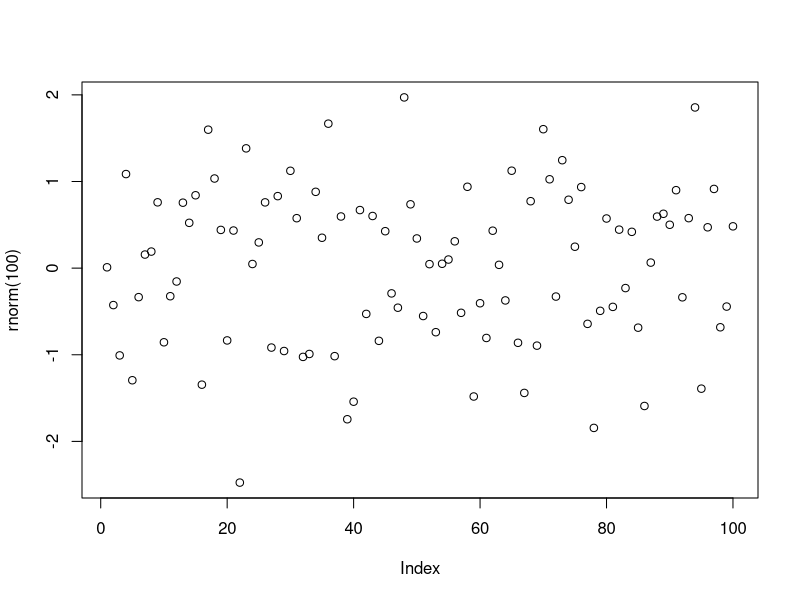
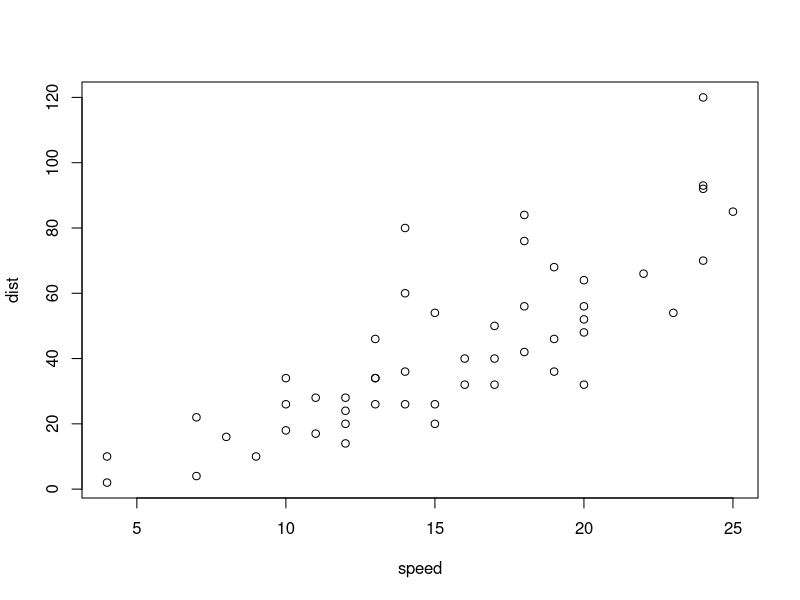
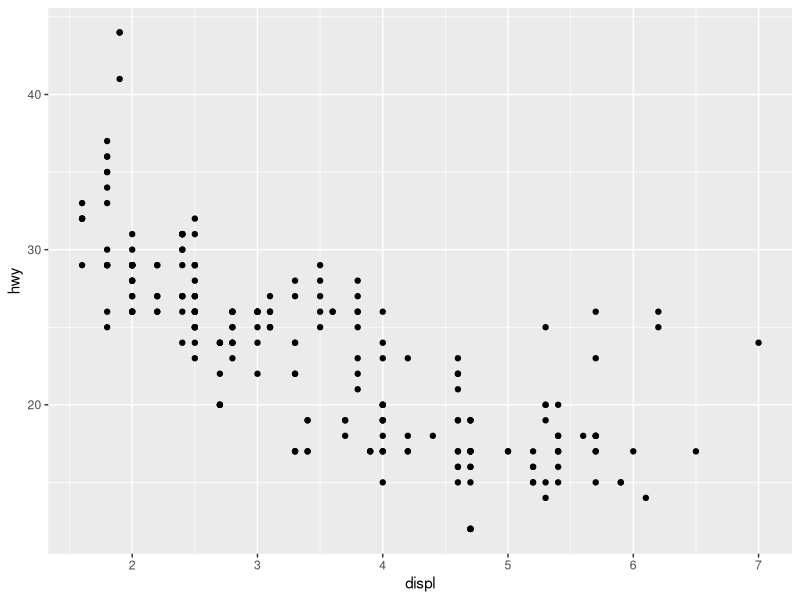
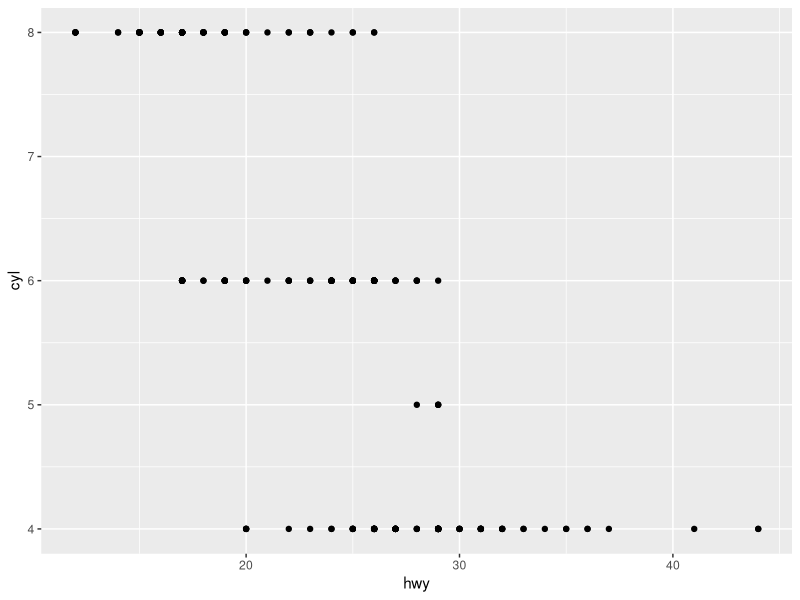
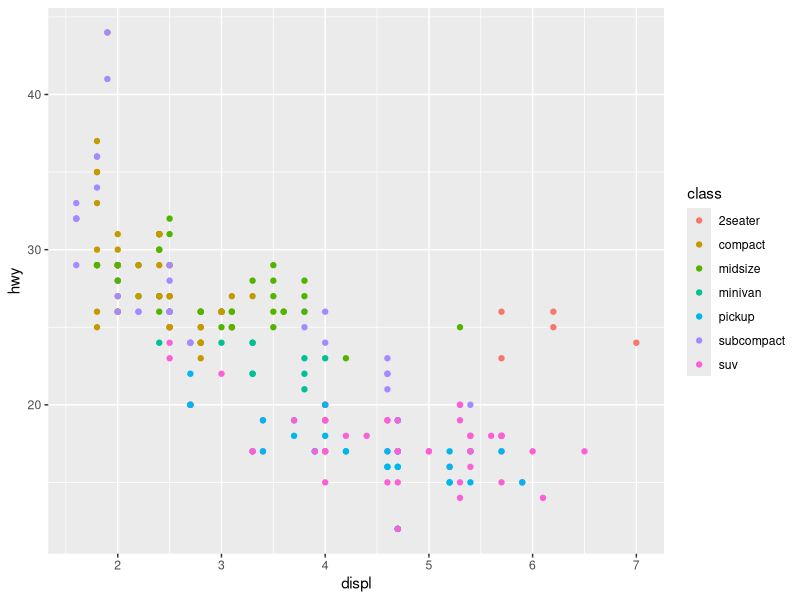
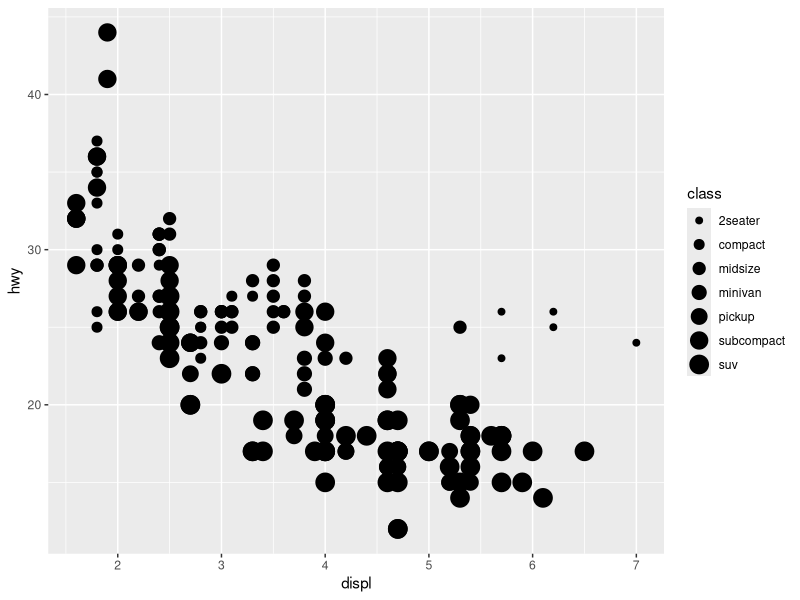
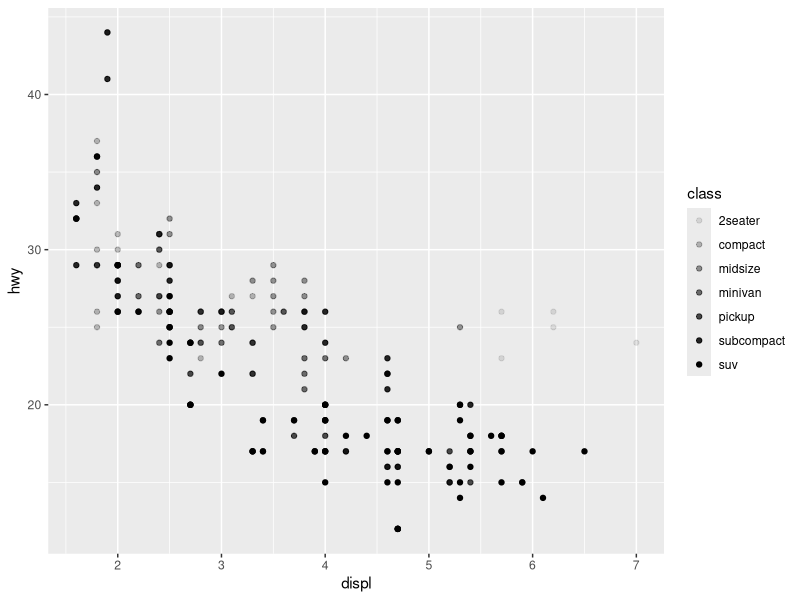
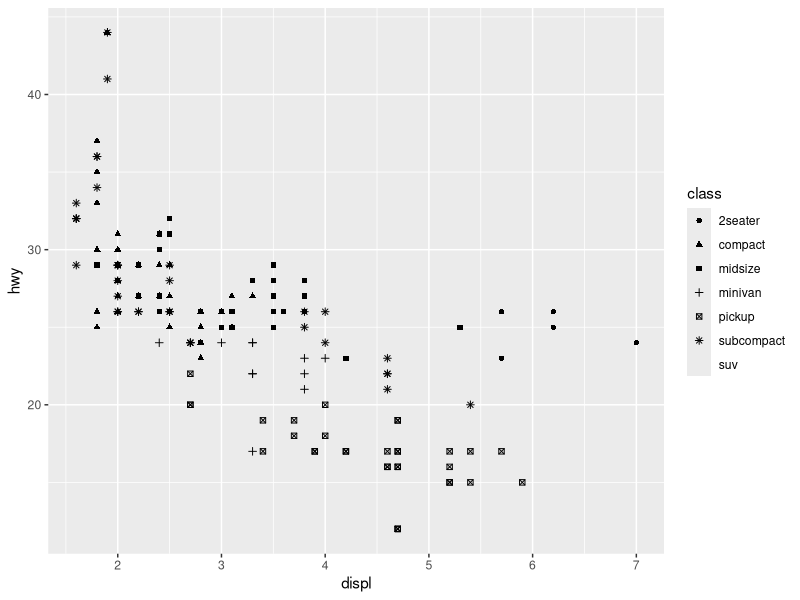

The R script that drew these images, in order:
## ---- chunk 1
plot(rnorm(100))
## ---- chunk 2
plot(cars)
## ---- chunk 3
# Data Visualization
# ggplot2 "grammar of graphics"
#libraries need to be reloaded for every new session
library(tidyverse)
## ---- chunk 4
# 3.2 
# do cars with large engines use more fuel than cars with small engines?
# what does the relationship between engine size and fuel efficiency look like?
# use mpg: a data frame containing observations collected by USEPA on cars
mpg
## ---- chunk 5
# plot of the mpg data using ggplot2
# displ, a car's engine size, is on the x-axis
# hwy, a car's highway efficiency, on the y-axis
#geom_point() adds a 'layer' to this graph and makes it a scattor plot
ggplot(data = mpg) +
  geom_point(mapping = aes(x = displ, y = hwy))
## ---- chunk 6
ggplot(data = mpg) +
  geom_point(mapping = aes(x = hwy, y = cyl))
## ---- chunk 7
# 3.3 Aesthetic Mappings 
# adding a 3rd var to a 2D scatter by adding a visual proerty to an object in your plot
# reproduction of the above plot with class added as a color
ggplot(data = mpg) +
  geom_point(mapping = aes(x = displ, y = hwy, color = class))
## ---- chunk 8
#class is an unordered var, so it may not be optimal to map it using size
ggplot(data = mpg) +
  geom_point(mapping = aes(x = displ, y = hwy, size = class))
## ---- chunk 9
# alpha is transparency
ggplot(data = mpg) + 
  geom_point(mapping = aes(x = displ, y = hwy, alpha = class))

# shape has six shapes used
ggplot(data = mpg) + 
  geom_point(mapping = aes(x = displ, y = hwy, shape = class))
## ---- chunk 10
# the aesthetic properties may be manually set
ggplot(data = mpg) + 
  geom_point(mapping = aes(x = displ, y = hwy), color = "pink")
## ---- chunk 11
# the aesthetic properties may be manually set
#
ggplot(data = mpg) + 
  geom_point(mapping = aes(x = displ, y = hwy, size = cty))

ggplot(data = mpg) + 
  geom_point(mapping = aes(x = displ, y = hwy, color = cty))
## ---- chunk 12
# 3.5 Facets
# another method for multi variable data plotting
# var to facet wrap should be discrete

#example of 1 variable faceting
ggplot(data = mpg) +
  geom_point(mapping = aes(x = displ, y = hwy)) +
  facet_wrap(~class, nrow = 2)

ggplot(data = mpg) +
  geom_point(mapping = aes(x = displ, y = hwy)) +
  facet_grid(.~class)
## ---- chunk 13
# example of 2-var faceting
ggplot(data = mpg) +
  geom_point(mapping = aes(x = displ, y = hwy)) +
  facet_grid(drv~class)

ggplot(data = mpg) +
  geom_point(mapping = aes(x = displ, y = hwy)) +
  facet_grid(drv~cyl)

## ---- chunk 14
# 3.6 Geometric Objects
# a 'geom' is the geometrical object that a plot uses to represent data
ggplot(data = mpg) + 
  geom_point(mapping = aes(x = displ, y = hwy))

ggplot(data = mpg) + 
  geom_smooth(mapping = aes(x = displ, y = hwy))

# these on the same plot
#note: pass the mappings to the ggplot function to avoid duplication errors

ggplot(data = mpg, mapping = aes(x = displ, y = hwy)) + 
  geom_point() + 
  geom_smooth()
## ---- chunk 15
#different aesthetics can be displayed in different layers
ggplot(data = mpg, mapping = aes(x = displ, y = hwy)) + 
  geom_point(mapping = aes(color = class)) + 
  geom_smooth()
## ---- chunk 16
# local data arguments will override globals 
ggplot(data = mpg, mapping = aes(x = displ, y = hwy)) + 
  geom_point(mapping = aes(color = class)) + 
  geom_smooth(data = filter(mpg, class == "subcompact"), se = FALSE)
## ---- chunk 17
ggplot(data = mpg, mapping = aes(x = displ, y = hwy, color = drv)) + 
  geom_point() + 
  geom_smooth(se = FALSE)
## ---- chunk 18
ggplot(data = mpg, mapping = aes(x = displ, y = hwy)) + 
  geom_point() + 
  geom_smooth(mapping = aes(group = drv))

ggplot(data = mpg, mapping = aes(x = displ, y = hwy)) + 
  geom_point(mapping = aes(color = drv)) + 
  geom_smooth(se = FALSE)

ggplot(data = mpg, mapping = aes(x = displ, y = hwy)) + 
  geom_point(mapping = aes(color = drv)) + 
  geom_smooth(mapping = aes(linetype = drv), se = FALSE)
## ---- chunk 19
# Statistical Transforms
#bar charts, histograms, frequency polygons bin and count data
#smoothers fit a model to your data, plot predictions come from this model 
# box plots compute a summary of the distribution of the data

#stat_plot can be used instead of geom_bar here
ggplot(data = diamonds) +
  geom_bar(mapping = aes(x = cut))
## ---- chunk 20
# use geom_bar to override the default stat
demo <- tribble(
  ~cut,         ~freq,
  "Fair",       1610,
  "Good",       4906,
  "Very Good",  12082,
  "Premium",    13791,
  "Ideal",      21551
)

ggplot(data = demo) +
  geom_bar(mapping = aes(x = cut, y = freq), stat = "identity")

ggplot(data = diamonds) + 
  stat_summary(
    mapping = aes(x = cut, y = depth),
    fun.ymin = min,
    fun.ymax = max,
    fun.y = median
  )
## ---- chunk 21
ggplot(data = diamonds) + 
  geom_bar(mapping = aes(x = cut, fill = clarity))
ggplot(data = diamonds, mapping = aes(x = cut, fill = clarity)) + 
  geom_bar(alpha = 1/5, position = "identity")
ggplot(data = diamonds, mapping = aes(x = cut, colour = clarity)) + 
  geom_bar(fill = NA, position = "identity")

ggplot(data = diamonds) + 
  geom_bar(mapping = aes(x = cut, fill = clarity), position = "fill")
ggplot(data = diamonds) + 
  geom_bar(mapping = aes(x = cut, fill = clarity), position = "dodge")
## ---- chunk 22
# jitter to view all data points with a small amount of noise, as view all of them
#some will be obscured
ggplot(data = mpg) + 
  geom_point(mapping = aes(x = displ, y = hwy))
ggplot(data = mpg) + 
  geom_point(mapping = aes(x = displ, y = hwy), position = "jitter")
